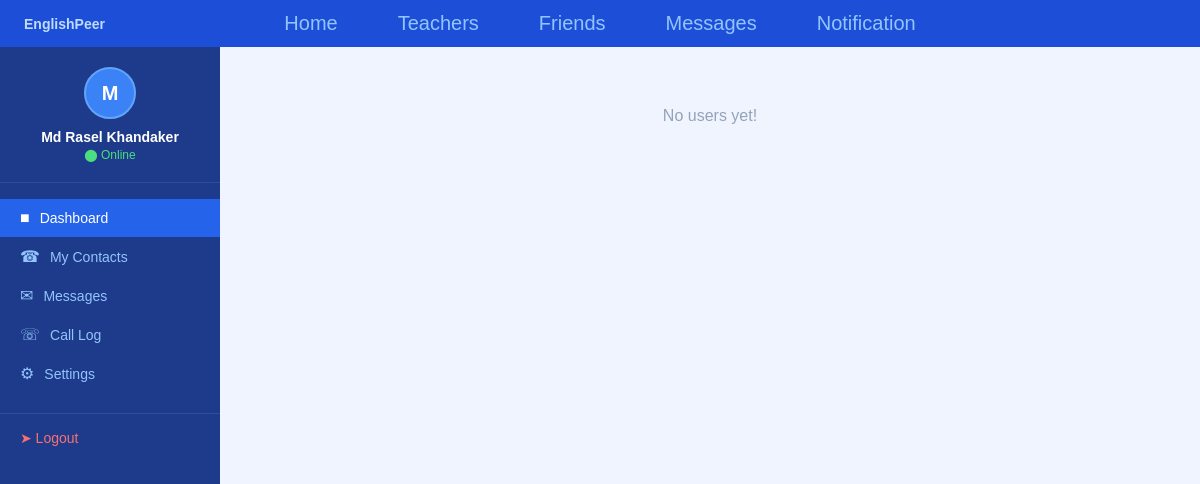
The page /dashboard (signed in) on the database as committed earlier.
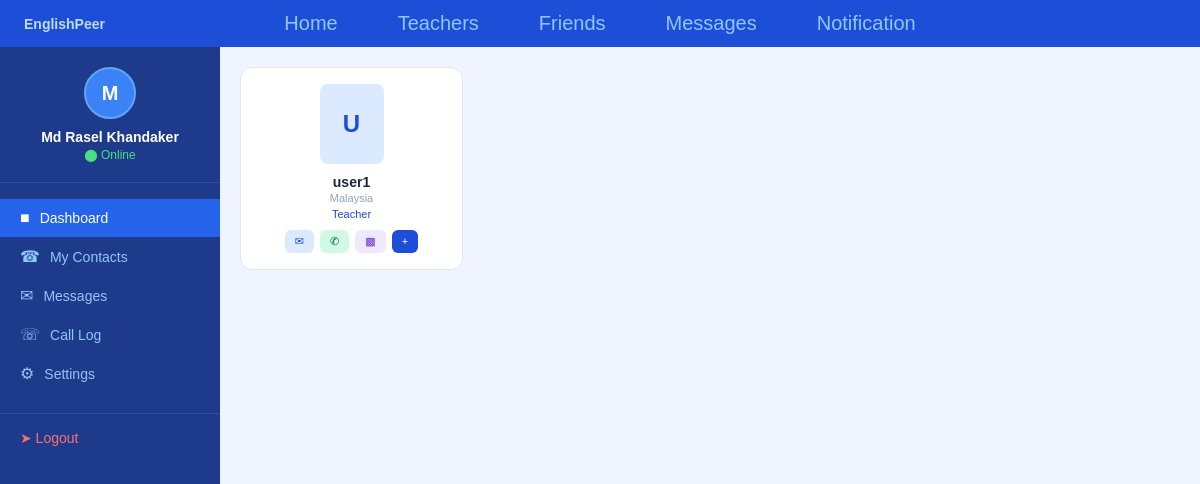
The same page on the database as committed later.
### tables this page shows
CREATE TABLE users (
            id INTEGER PRIMARY KEY AUTOINCREMENT,
            email TEXT UNIQUE NOT NULL,
            password TEXT NOT NULL,
            name TEXT NOT NULL,
            phone TEXT,
            gender TEXT,
            country TEXT,
            education TEXT,
            role TEXT,
            profile_pic TEXT DEFAULT 'default.png',
            bio TEXT
        );

### app.py (the view)
@app.route('/dashboard')
def dashboard():
    if 'email' not in session:
        return redirect(url_for('home'))
    ph = '%s' if os.environ.get('DATABASE_URL') else '?'
    conn = get_db()
    c = conn.cursor()
    c.execute('SELECT COUNT(*) FROM users')
    total_users = c.fetchone()[0]
    c.execute(f'''SELECT email, name, country, role, gender, education
                 FROM users WHERE email != {ph}''', (session['email'],))
    users = c.fetchall()
    conn.close()
    return render_template('dashboard.html',
                           username=session['name'],
                           email=session['email'],
                           total_users=total_users,
                           users=users)

### app.py (called while the page is built)
def get_db():
    DATABASE_URL = os.environ.get('DATABASE_URL')
    if DATABASE_URL:
        result = urlparse(DATABASE_URL)
        conn = psycopg2.connect(
            database=result.path[1:],
            user=result.username,
            password=result.password,
            host=result.hostname,
            port=result.port
        )
    else:
        conn = sqlite3.connect('users.db')
    return conn

### templates/dashboard.html (shortened to what this page needs)
<!DOCTYPE html>
<html>
<head>
    <link rel="stylesheet" href="{{ url_for('static', filename='style.css') }}">
</head>
<body>
<nav class="navbar">
    <span class="logo">EnglishPeer</span>
    <div class="nav-links">
        <a href="/home">Home</a>
        <a href="/discover?role=Teacher">Teachers</a>
        <a href="/discover">Friends</a>
        <a href="/messages">Messages</a>
        <a href="/Notification">Notification</a>
    </div>
</nav>
<div class="dashboard-wrapper">
    <div class="sidebar">
        <div class="user-info">
            <div class="user-avatar">{{ username[0]|upper }}</div>
            <div class="user-name">{{ username }}</div>
            <div class="user-status">&#11044; Online</div>
        </div>
        <a href="/dashboard" class="menu-item active">
            <span class="menu-icon">&#9632;</span> Dashboard
        </a>
        <a href="/contacts" class="menu-item">
            <span class="menu-icon">&#9742;</span> My Contacts
        </a>
        <a href="/messages" class="menu-item">
            <span class="menu-icon">&#9993;</span> Messages
        </a>
        <a href="/calllog" class="menu-item">
            <span class="menu-icon">&#9743;</span> Call Log
        </a>
        <a href="/settings" class="menu-item">
            <span class="menu-icon">&#9881;</span> Settings
        </a>
        <a href="/logout" class="logout-btn">&#10148; Logout</a>
    </div>
    <div class="main-content" style="padding:20px;overflow-y:auto;">
    <div style="display:grid;grid-template-columns:repeat(4,1fr);gap:16px;">
        {% for user in users %}
<div style="background:white;border-radius:12px;border:0.5px solid #e2e8f0;padding:16px;text-align:center;">
    <div style="width:64px;height:80px;border-radius:8px;background:#dbeafe;color:#1d4ed8;display:flex;align-items:center;justify-content:center;font-size:24px;font-weight:bold;margin:0 auto 10px;">
        {{ user[1][0]|upper }}
    </div>
    <div style="font-size:14px;font-weight:600;color:#1e293b;margin-bottom:2px;">{{ user[1] }}</div>
    <div style="font-size:11px;color:#94a3b8;margin-bottom:4px;">{{ user[2] }}</div>
    <div style="font-size:11px;color:#1d4ed8;margin-bottom:10px;">{{ user[3] }}</div>
    <div style="display:flex;gap:6px;justify-content:center;">
        <a href="/chat/{{ user[0] }}" style="padding:5px 10px;background:#dbeafe;color:#1d4ed8;border-radius:6px;font-size:11px;text-decoration:none;">&#9993;</a>
        <a href="/call/{{ user[0] }}" style="padding:5px 10px;background:#d1fae5;color:#065f46;border-radius:6px;font-size:11px;text-decoration:none;">&#9990;</a>
        <a href="/call/{{ user[0] }}" style="padding:5px 10px;background:#ede9fe;color:#6d28d9;border-radius:6px;font-size:11px;text-decoration:none;">&#9641;</a>
        <a href="/add_friend/{{ user[0] }}" style="padding:5px 10px;background:#1d4ed8;color:white;border-radius:6px;font-size:11px;text-decoration:none;">+</a>
    </div>
</div>
{% endfor %}
{% if not users %}
<div style="grid-column:1/-1;text-align:center;padding:40px;color:#94a3b8;">
    No users yet!
</div>
{% endif %}
    </div>
</div>
    </div>
</body>
</html>

Rows that differ between the two databases and show on the page:
added users: name "U", name "user1", country "Malaysia", role "Teacher"
Other text that changed with them:
text no longer shown: "No users yet!"
